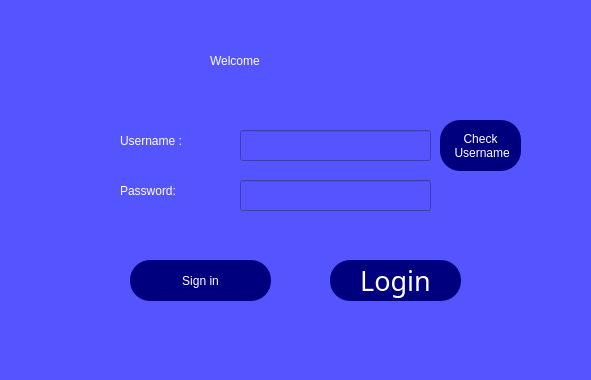
<?xml version="1.0" encoding="UTF-8"?>
<ui version="4.0">
 <class>MainWindow</class>
 <widget class="QMainWindow" name="MainWindow">
  <property name="geometry">
   <rect>
    <x>0</x>
    <y>0</y>
    <width>591</width>
    <height>380</height>
   </rect>
  </property>
  <property name="minimumSize">
   <size>
    <width>591</width>
    <height>380</height>
   </size>
  </property>
  <property name="maximumSize">
   <size>
    <width>591</width>
    <height>380</height>
   </size>
  </property>
  <property name="windowTitle">
   <string>Welcome</string>
  </property>
  <widget class="QWidget" name="centralwidget">
   <widget class="QWidget" name="welcome_widget" native="true">
    <property name="geometry">
     <rect>
      <x>-20</x>
      <y>-10</y>
      <width>641</width>
      <height>481</height>
     </rect>
    </property>
    <property name="contextMenuPolicy">
     <enum>Qt::NoContextMenu</enum>
    </property>
    <property name="styleSheet">
     <string notr="true">background-color: rgb(85, 85, 255);</string>
    </property>
    <widget class="QLabel" name="welcome_label">
     <property name="geometry">
      <rect>
       <x>230</x>
       <y>50</y>
       <width>221</width>
       <height>41</height>
      </rect>
     </property>
     <property name="styleSheet">
      <string notr="true">font: 25pt &quot;Berlin Sans FB&quot;;
color: rgb(255, 255, 255);</string>
     </property>
     <property name="text">
      <string>Welcome</string>
     </property>
    </widget>
    <widget class="QLabel" name="username_label">
     <property name="geometry">
      <rect>
       <x>140</x>
       <y>140</y>
       <width>111</width>
       <height>21</height>
      </rect>
     </property>
     <property name="styleSheet">
      <string notr="true">font: 14pt &quot;Berlin Sans FB&quot;;
color: rgb(255, 255, 255);
</string>
     </property>
     <property name="text">
      <string>Username : </string>
     </property>
    </widget>
    <widget class="QPushButton" name="login_button">
     <property name="geometry">
      <rect>
       <x>350</x>
       <y>270</y>
       <width>131</width>
       <height>41</height>
      </rect>
     </property>
     <property name="font">
      <font>
       <family>Berlin Sans FB</family>
       <pointsize>20</pointsize>
       <weight>50</weight>
       <italic>false</italic>
       <bold>false</bold>
      </font>
     </property>
     <property name="styleSheet">
      <string notr="true">QPushButton{
border-radius:20px;font: 20pt &quot;Berlin Sans FB&quot;;
background-color: rgb(0, 0, 127);
color :rgb(255, 255, 255)
}
QPushButton:hover{
background-color: rgb(255, 255, 255);
color :rgb(0, 0, 127)
}
</string>
     </property>
     <property name="text">
      <string>Login</string>
     </property>
    </widget>
    <widget class="QPushButton" name="signup_button">
     <property name="geometry">
      <rect>
       <x>150</x>
       <y>270</y>
       <width>141</width>
       <height>41</height>
      </rect>
     </property>
     <property name="styleSheet">
      <string notr="true">QPushButton{
border-radius:20px;font: 20pt &quot;Berlin Sans FB&quot;;
background-color: rgb(0, 0, 127);
color :rgb(255, 255, 255)
}
QPushButton:hover{
background-color: rgb(255, 255, 255);
color :rgb(0, 0, 127)
}
</string>
     </property>
     <property name="text">
      <string>Sign in</string>
     </property>
    </widget>
    <widget class="QLineEdit" name="lineEdit_2">
     <property name="geometry">
      <rect>
       <x>260</x>
       <y>140</y>
       <width>191</width>
       <height>31</height>
      </rect>
     </property>
     <property name="styleSheet">
      <string notr="true">font: 14pt &quot;Berlin Sans FB&quot;;
</string>
     </property>
    </widget>
    <widget class="QLabel" name="error_label">
     <property name="geometry">
      <rect>
       <x>140</x>
       <y>230</y>
       <width>311</width>
       <height>31</height>
      </rect>
     </property>
     <property name="styleSheet">
      <string notr="true">color: rgb(255, 255, 0);
border-radius:20px</string>
     </property>
     <property name="text">
      <string/>
     </property>
    </widget>
    <widget class="QLabel" name="username_label_2">
     <property name="geometry">
      <rect>
       <x>140</x>
       <y>190</y>
       <width>111</width>
       <height>21</height>
      </rect>
     </property>
     <property name="styleSheet">
      <string notr="true">font: 14pt &quot;Berlin Sans FB&quot;;
color: rgb(255, 255, 255);</string>
     </property>
     <property name="text">
      <string>Password: </string>
     </property>
    </widget>
    <widget class="QLineEdit" name="lineEdit_3">
     <property name="geometry">
      <rect>
       <x>260</x>
       <y>190</y>
       <width>191</width>
       <height>31</height>
      </rect>
     </property>
     <property name="styleSheet">
      <string notr="true">font: 14pt &quot;Berlin Sans FB&quot;;
</string>
     </property>
    </widget>
    <widget class="QPushButton" name="checkusername_button">
     <property name="geometry">
      <rect>
       <x>460</x>
       <y>130</y>
       <width>81</width>
       <height>51</height>
      </rect>
     </property>
     <property name="styleSheet">
      <string notr="true">QPushButton{
border-radius:20px;font: 10pt &quot;Berlin Sans FB&quot;;
background-color: rgb(0, 0, 127);
color :rgb(255, 255, 255)
}
QPushButton:hover{
background-color: rgb(255, 255, 255);
color :rgb(0, 0, 127)
}
</string>
     </property>
     <property name="text">
      <string>Check 
 Username</string>
     </property>
    </widget>
   </widget>
  </widget>
 </widget>
 <resources/>
 <connections/>
</ui>
